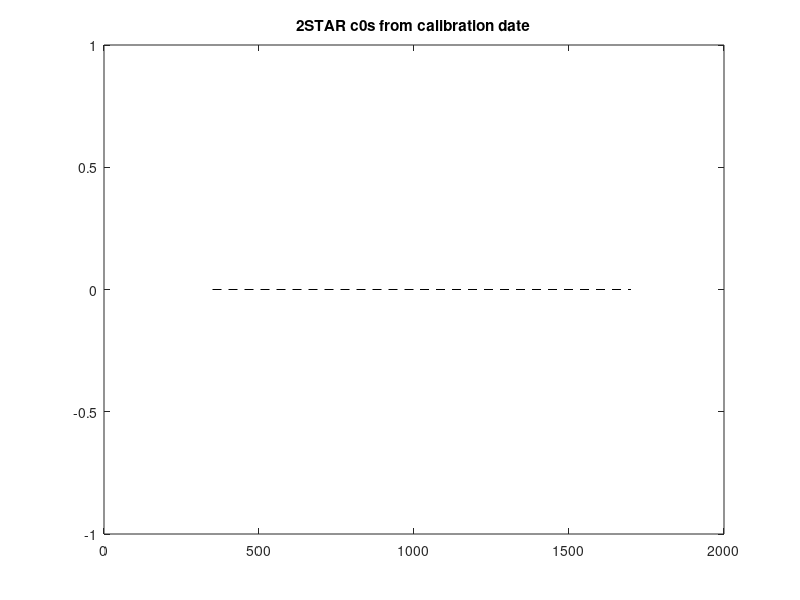
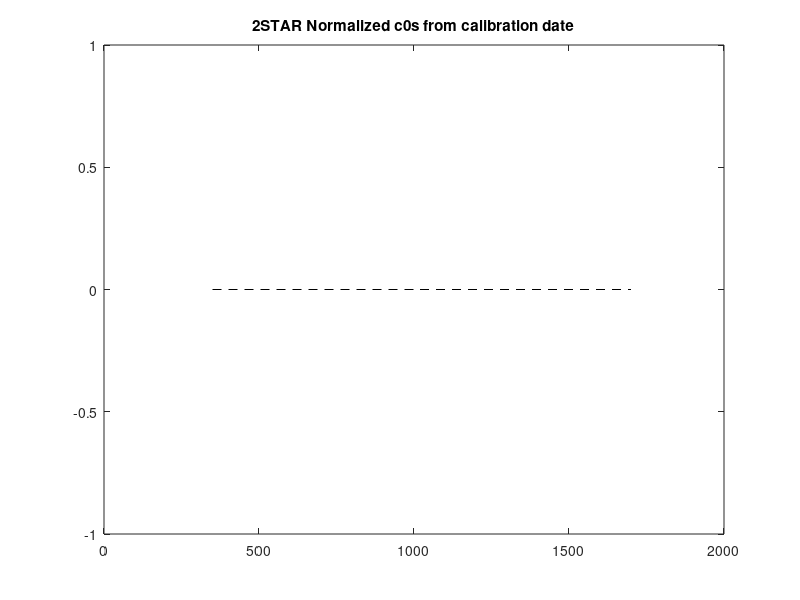

Write the MATLAB code that produced these figures, in order. (Note: this script raises an error after producing the figures.)
% Checking some c0, and calculating the averages
close all
clear all
fp = 'C:\Users\sleblan2\Research\4STAR_codes\data_folder\';
fp_out = 'C:\Users\sleblan2\Research\MLO\2017_May\figs\';

vis_names = {'20170526_VIS_C0_refined_Langley_2STAR_MLO_May2017.dat';...
             '20170527_VIS_C0_refined_Langley_2STAR_MLO_May2017.dat';...
             '20170528_VIS_C0_refined_Langley_2STAR_MLO_May2017.dat';...
             '20170529_VIS_C0_refined_Langley_2STAR_MLO_May2017.dat';...
             '20170530_VIS_C0_refined_Langley_2STAR_MLO_May2017.dat';...
             '20170531_VIS_C0_refined_Langley_2STAR_MLO_May2017am.dat';...
             '20170531_VIS_C0_refined_Langley_2STAR_MLO_May2017pm.dat';...
             '20170601_VIS_C0_refined_Langley_2STAR_MLO_May2017am.dat';...
             '20170601_VIS_C0_refined_Langley_2STAR_MLO_May2017pm.dat';...
             '20170603_VIS_C0_refined_Langley_2STAR_MLO_May2017.dat';...
             '20170604_VIS_C0_refined_Langley_2STAR_MLO_May2017pm.dat';...
             '20170605_VIS_C0_refined_Langley_2STAR_MLO_May2017am.dat';...
             '20170605_VIS_C0_refined_Langley_2STAR_MLO_May2017pm.dat';...
             }
         
supp = {'cloudy';'good';'hazy';'cloudy';'cloudy';'good am';'good pm';'cloudy am';'cloudy pm';...
        'cloudy';'good pm';'good am';'good pm'};
i_avg = [2,6,7,11,12,13];

n = length(vis_names);
c0v = {}; c0rv = {}; c0n = {}; corn = {}; leg = {};

fig = figure; 
plot([350,1000,1700],[0,0,0],'--k');
title('2STAR c0s from calibration date')
hold on;

fig2 = figure;
plot([350,1000,1700],[0,0,0],'--k');
title('2STAR Normalized c0s from calibration date')
hold on;

cm = jet(n);
for i=1:n;
    visfilename = [fp vis_names{i}]
    
    a=importdata(which(visfilename));
    visc0(i,:)=a.data(:,strcmp(lower(a.colheaders), 'c0'))';
    visc0err(i,:)=a.data(:,strcmp(lower(a.colheaders), 'c0err'))';
    c0v{i} = visc0; c0rv{i} = visc0err;
    
    w_vis = a.data(:,strcmp(lower(a.colheaders),'wavelength'));
    
    leg{i} = [supp{i} '-' vis_names{i}(1:8)];
   
    figure(fig);
    if any(i_avg==i);
    l = plot(w_vis,visc0(i,:),'color',cm(i,:),'linewidth',4);    
    else;
    l = plot(w_vis,visc0(i,:),'color',cm(i,:));
    end;
    p(i) = l;
    
    figure(fig2);
    if any(i_avg==i);
    l2 = plot(w_vis,visc0(i,:)./visc0(1,:).*100.0,'color',cm(i,:),'linewidth',4); 
    else;
    l2 = plot(w_vis,visc0(i,:)./visc0(1,:).*100.0,'color',cm(i,:));
    end;
    
    p2(i) = l2;
end;
figure(fig);
legend(p,leg);
xlabel('Wavelength [nm]');
ylabel('c0');
ylim([0,1450]);

figure(fig2);
legend(p2,leg);
xlabel('Wavelength [nm]');
ylabel('Normalized c0');
ylim([80,120]);

figure;
l = plot(w_vis,visc0);
hold all

legend(l,leg);
xlabel('Wavelength [nm]');
ylabel('c0');
ylim([0,800]);

% Now average the c0s for creating the right c0
%i_avg = [1 6 6 9 10 13 14 16];
%i_avg = [2,6,7,11,12,13];
visc0_avg = mean(visc0(i_avg,:));
visc0_std = std(visc0(i_avg,:));

figure(fig2);
l2 = plot(w_vis,visc0_avg./visc0(1,:).*100.0,'color','black');
grid;
p2(i+1) = l2;
leg{i+1} = 'good - Averages';
legend(p2,leg,'location','northeastoutside');

figure(fig);
l = plot(w_vis,visc0_avg,'color','black');
grid;
p(i+1) = l; ylim([0 1800]); xlim([280,1120]);
leg{i+1} = 'good - Averages';
legend(p,leg,'location','northeastoutside');

% Save the figures
save_fig(fig,[fp_out 'MLO_May2017_2STAR_cal_c0']);
save_fig(fig2,[fp_out 'MLO_May2017_2STAR_cal_c0_relative']);

figure(fig2);
ylim([96 104]);
save_fig(fig2,[fp_out 'MLO_May2017_2STAR_cal_c0_relative_zoom']);

fig3 = figure;
ax1 = subplot(3,1,1);
plot(w_vis,visc0_avg,'.-k'); hold on;
%plot(w_nir,nirc0_avg.*10.0,'.-k');hold off;
ylabel('c0'); ylim([0,1800])
title('2STAR C0 saved for good averages from MLO May 2017')
ax2 = subplot(3,1,2);

plot(w_vis,visc0_std./visc0_avg.*100.0,'.-k'); hold on;
%plot(w_nir,nirc0_std./nirc0_avg.*100.0,'.-k');hold off;
ylabel('Relative std of c0 [%]');ylim([0,20]);grid;
ax3 = subplot(3,1,3);
title('zoomed')
plot(w_vis,visc0_std./visc0_avg.*100.0,'.-k'); hold on;
%plot(w_nir,nirc0_std./nirc0_avg.*100.0,'.-k');hold off;
ylabel('Relative std of c0 [%]');ylim([0,1.5]); grid;

linkaxes([ax1,ax2,ax3],'x');
xlabel('Wavelength [nm]'); 
save_fig(fig3,[fp_out 'MLO_May2017_2STAR_cal_c0_avg']);

%% Now redo a plot for just the good c0 subset, divided by the average
figz = figure;
plot([1],[1]); hold on;
for i=1:n;
    if any(i_avg==i);
    visfilename = [fp vis_names{i}]
    
    a=importdata(which(visfilename));
    visc0(i,:)=a.data(:,strcmp(lower(a.colheaders), 'c0'))';
    visc0err(i,:)=a.data(:,strcmp(lower(a.colheaders), 'c0err'))';
    c0v{i} = visc0; c0rv{i} = visc0err;
    
    w_vis = a.data(:,strcmp(lower(a.colheaders),'wavelength'));
    
    leg{i} = [supp{i} '-' vis_names{i}(1:8)];
    l2 = plot(w_vis,visc0(i,:)./visc0_avg.*100.0,'color',cm(i,:),'linewidth',3);
    
    p2(i) = l2;
    end;
end;
ylabel('Relative to avg of c0 [%]');ylim([97,103]); grid on;
xlabel('Wavelength [nm]')
save_fig(figz,[fp_out 'MLO_May2017_2STAR_cal_c0_avg_good']);


%% Print out the new c0 average file
%stophere
% Now save the new averaged c0 for use
days_cell = '';
for i=1:length(i_avg);
    c = char(leg{i_avg(i)});
    days_cell = [days_cell ', ' c(1:4) '-' c(5:6) '-' c(7:8)];
end;
filesuffix='refined_Langley_MLO_May2017_2STAR_averages';
additionalnotes={'Langley at MLO, Data outside 2.0x the STD of 501 nm Langley residuals were screened out. ';...
                 ['Averages of c0 from multiple days including: ' days_cell '. See the list of files below']};
daystr=leg{i_avg(end)}(end-7:end);
visfilename=fullfile(starpaths, [daystr '_VIS_C0_' filesuffix '.dat']);
%nirfilename=fullfile(starpaths, [daystr '_NIR_C0_' filesuffix '.dat']);    

vissource_alt=cellstr(char(vis_names{i_avg}));
%nirsource_alt=cellstr(char(nir_names{i_avg}));
vissource = '(SEE Original files for sources)';
%nirsource = '(SEE Original files for sources)';

starsavec0(visfilename, vissource, [additionalnotes; vissource_alt], w_vis, visc0_avg, visc0_std);
%starsavec0(nirfilename, nirsource, [additionalnotes; nirsource_alt], w_nir, nirc0_avg, nirc0_std);

stophere



